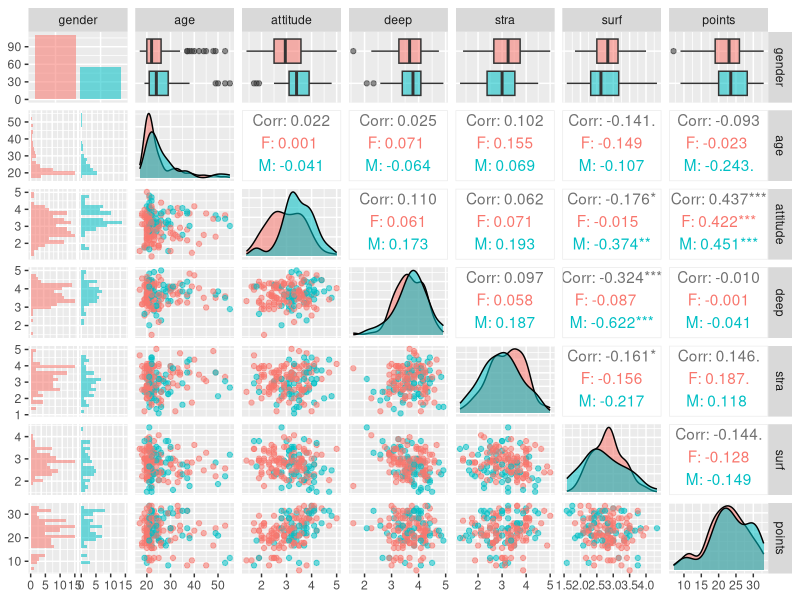
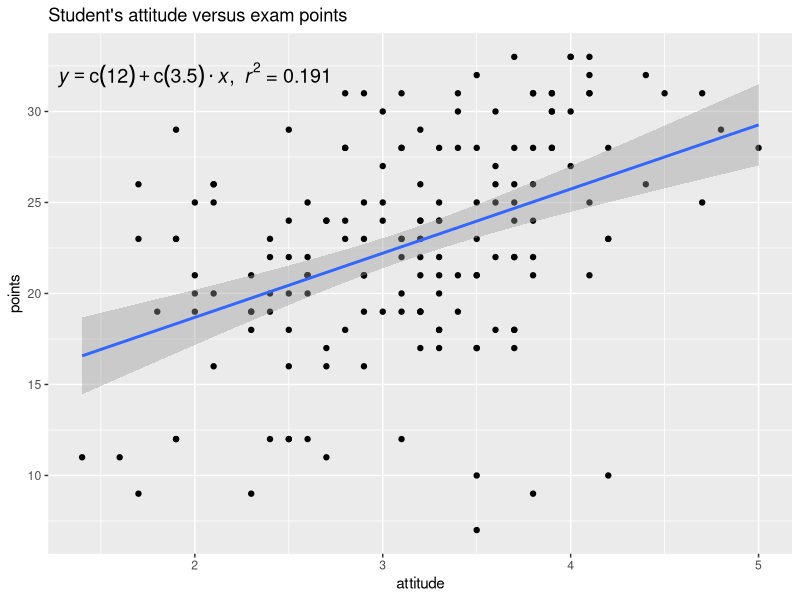
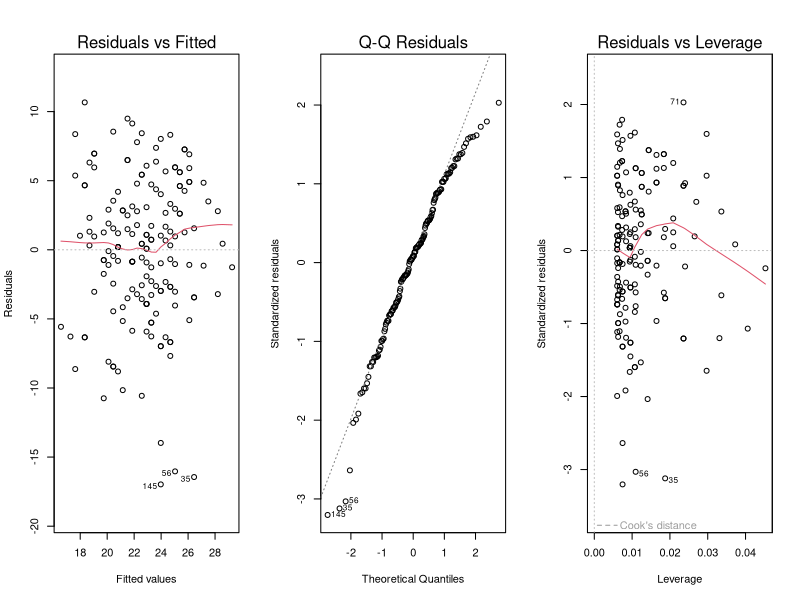

These charts were generated, in order, by the following R code:
## ---- chunk 1
# Read data from a local comma separated values file. 
learning2014 <- read.csv("data/learning2014.csv")

# Get dimensions of the data (166 students and 8 observations). Get structure.
dim(learning2014)
str(learning2014)

# The dataset has been collapsed from a dataset measured by Kimmo Vehkalahti. 
# Deep, stra and surf refer to deep, strategic and surface learning values normalized to 1-5.

## ---- chunk 2

# Show a graphical overview of the data and show summaries of the variables in the data. X is the numeric order of the students.
library(ggplot2)
library(GGally)
## ---- chunk 3
# Text table of the dataset
summary(learning2014)

# initialize plot with data and aesthetic mapping
p1 <- ggplot(learning2014, aes(x = attitude, y = points))

# define the visualization type (points)
p2 <- p1 + geom_point()

# add a regression line
p3 <- p2 + geom_smooth(method = "lm")

# add a main title and draw the plot
p4 <- p3 + ggtitle("Student's attitude versus exam points")

# add equation and r-squared to the graph after linear model has been done.


# create a more advanced plot matrix with ggpairs()
pp <- ggpairs(learning2014[-1], mapping = aes(col = gender, alpha = 0.3), lower = list(combo = wrap("facethist", bins = 20)))

# draw the plot
pp

shapiro.test(learning2014$deep)
shapiro.test(learning2014$stra)
shapiro.test(learning2014$surf)
shapiro.test(learning2014$points)

## ---- chunk 4
## Perform an explanatory model with a regression model. Choose three variables. Drop non-significant ones and redo.
# Do a linear model.
lModel <- lm(points ~ attitude + stra + surf, data = learning2014)
summary(lModel)

# Surface learning is not even close to significant. The strategic learning is marginally significant. So drop surf.
lModel <- lm(points ~ attitude + stra, data = learning2014)
summary(lModel)

# After dropping surf strategic learning is also p>0.05 so drop that also. Only attitude remains.
lModel <- lm(points ~ attitude, data = learning2014)
summary(lModel)


# Add regression formula to the attitude vs points plot.
# Function to get regression formula.
lm_eqn = function(m) {
  
  l <- list(a = format(coef(m)[1], digits = 2),
            b = format(abs(coef(m)[2]), digits = 2),
            r2 = format(summary(m)$r.squared, digits = 3));
  
  if (coef(m)[2] >= 0)  {
    eq <- substitute(italic(y) == a + b %.% italic(x)*","~~italic(r)^2~"="~r2,l)
  } else {
    eq <- substitute(italic(y) == a - b %.% italic(x)*","~~italic(r)^2~"="~r2,l)    
  }
  
  as.character(as.expression(eq));                 
}

p5 = p4 + annotate("text", x = 2, y = 32, label = lm_eqn(lModel), colour="black", size = 5, parse=TRUE)
p5

## ---- chunk 5

## Check if model fits well or not. 
# draw diagnostic plots using the plot() function. Choose the plots 1, 2 and 5.
# Draw three panels in a single figure.
par(mfrow = c(1,3))
# Plot Residuals vs Fitted values (1), Normal QQ-plot (2), and Residuals vs Leverage (5).
plot(lModel, which = c(1,2,5))

